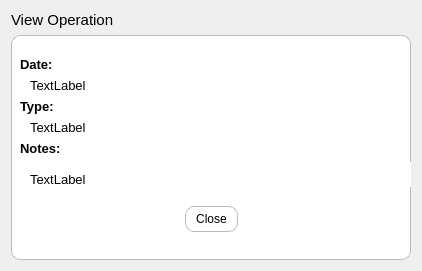
<?xml version="1.0" encoding="UTF-8"?>
<ui version="4.0">
 <class>ViewOperation</class>
 <widget class="QDialog" name="ViewOperation">
  <property name="geometry">
   <rect>
    <x>0</x>
    <y>0</y>
    <width>400</width>
    <height>271</height>
   </rect>
  </property>
  <property name="sizePolicy">
   <sizepolicy hsizetype="Fixed" vsizetype="Ignored">
    <horstretch>0</horstretch>
    <verstretch>0</verstretch>
   </sizepolicy>
  </property>
  <property name="minimumSize">
   <size>
    <width>0</width>
    <height>0</height>
   </size>
  </property>
  <property name="maximumSize">
   <size>
    <width>400</width>
    <height>16777215</height>
   </size>
  </property>
  <property name="baseSize">
   <size>
    <width>400</width>
    <height>280</height>
   </size>
  </property>
  <property name="windowTitle">
   <string>Dialog</string>
  </property>
  <property name="windowIcon">
   <iconset resource="resources.qrc">
    <normaloff>:/icons/New 32x32</normaloff>:/icons/New 32x32</iconset>
  </property>
  <property name="modal">
   <bool>true</bool>
  </property>
  <layout class="QVBoxLayout" name="verticalLayout">
   <item>
    <widget class="QLabel" name="label">
     <property name="sizePolicy">
      <sizepolicy hsizetype="Preferred" vsizetype="Fixed">
       <horstretch>0</horstretch>
       <verstretch>0</verstretch>
      </sizepolicy>
     </property>
     <property name="font">
      <font>
       <pointsize>11</pointsize>
      </font>
     </property>
     <property name="text">
      <string>View Operation</string>
     </property>
    </widget>
   </item>
   <item>
    <widget class="QWidget" name="widget" native="true">
     <property name="sizePolicy">
      <sizepolicy hsizetype="Preferred" vsizetype="Preferred">
       <horstretch>0</horstretch>
       <verstretch>0</verstretch>
      </sizepolicy>
     </property>
     <property name="minimumSize">
      <size>
       <width>400</width>
       <height>0</height>
      </size>
     </property>
     <property name="maximumSize">
      <size>
       <width>400</width>
       <height>16777215</height>
      </size>
     </property>
     <property name="styleSheet">
      <string notr="true">#widget {
	background:#ffffff;
	border-radius:9px;
	border:1px solid #bbbbbb;
}

QLabel {
	background:#ffffff;
}

QAbstractButton {
	background:#ffffff;
	border-radius:9px;
	border:1px solid #bbbbbb;
	padding:5px;
	padding-left:10px;
	padding-right:10px;
	margin-bottom:5px;
}

QAbstractButton:pressed {
	background: #444444;
	color:#ffffff;
}</string>
     </property>
     <layout class="QVBoxLayout" name="verticalLayout_3">
      <item>
       <layout class="QVBoxLayout" name="verticalLayout_2">
        <property name="bottomMargin">
         <number>0</number>
        </property>
        <item>
         <widget class="QLabel" name="label_2">
          <property name="sizePolicy">
           <sizepolicy hsizetype="Preferred" vsizetype="Fixed">
            <horstretch>0</horstretch>
            <verstretch>0</verstretch>
           </sizepolicy>
          </property>
          <property name="font">
           <font>
            <pointsize>10</pointsize>
            <weight>75</weight>
            <bold>true</bold>
           </font>
          </property>
          <property name="text">
           <string>Date:</string>
          </property>
         </widget>
        </item>
        <item>
         <widget class="QLabel" name="op_date">
          <property name="sizePolicy">
           <sizepolicy hsizetype="Preferred" vsizetype="Fixed">
            <horstretch>0</horstretch>
            <verstretch>0</verstretch>
           </sizepolicy>
          </property>
          <property name="font">
           <font>
            <pointsize>10</pointsize>
           </font>
          </property>
          <property name="text">
           <string>TextLabel</string>
          </property>
          <property name="indent">
           <number>10</number>
          </property>
         </widget>
        </item>
        <item>
         <widget class="QLabel" name="label_4">
          <property name="sizePolicy">
           <sizepolicy hsizetype="Preferred" vsizetype="Fixed">
            <horstretch>0</horstretch>
            <verstretch>0</verstretch>
           </sizepolicy>
          </property>
          <property name="font">
           <font>
            <pointsize>10</pointsize>
            <weight>75</weight>
            <bold>true</bold>
           </font>
          </property>
          <property name="text">
           <string>Type:</string>
          </property>
         </widget>
        </item>
        <item>
         <widget class="QLabel" name="op_type">
          <property name="sizePolicy">
           <sizepolicy hsizetype="Preferred" vsizetype="Fixed">
            <horstretch>0</horstretch>
            <verstretch>0</verstretch>
           </sizepolicy>
          </property>
          <property name="font">
           <font>
            <pointsize>10</pointsize>
           </font>
          </property>
          <property name="text">
           <string>TextLabel</string>
          </property>
          <property name="indent">
           <number>10</number>
          </property>
         </widget>
        </item>
        <item>
         <widget class="QLabel" name="label_6">
          <property name="sizePolicy">
           <sizepolicy hsizetype="Preferred" vsizetype="Fixed">
            <horstretch>0</horstretch>
            <verstretch>0</verstretch>
           </sizepolicy>
          </property>
          <property name="font">
           <font>
            <pointsize>10</pointsize>
            <weight>75</weight>
            <bold>true</bold>
           </font>
          </property>
          <property name="text">
           <string>Notes:</string>
          </property>
         </widget>
        </item>
        <item>
         <widget class="QLabel" name="op_notes">
          <property name="sizePolicy">
           <sizepolicy hsizetype="Fixed" vsizetype="Fixed">
            <horstretch>0</horstretch>
            <verstretch>0</verstretch>
           </sizepolicy>
          </property>
          <property name="minimumSize">
           <size>
            <width>400</width>
            <height>0</height>
           </size>
          </property>
          <property name="font">
           <font>
            <pointsize>10</pointsize>
           </font>
          </property>
          <property name="text">
           <string>TextLabel</string>
          </property>
          <property name="textFormat">
           <enum>Qt::PlainText</enum>
          </property>
          <property name="alignment">
           <set>Qt::AlignLeading|Qt::AlignLeft|Qt::AlignTop</set>
          </property>
          <property name="wordWrap">
           <bool>true</bool>
          </property>
          <property name="margin">
           <number>0</number>
          </property>
          <property name="indent">
           <number>10</number>
          </property>
         </widget>
        </item>
       </layout>
      </item>
      <item>
       <widget class="QDialogButtonBox" name="buttonBox">
        <property name="sizePolicy">
         <sizepolicy hsizetype="Preferred" vsizetype="Fixed">
          <horstretch>0</horstretch>
          <verstretch>0</verstretch>
         </sizepolicy>
        </property>
        <property name="orientation">
         <enum>Qt::Horizontal</enum>
        </property>
        <property name="standardButtons">
         <set>QDialogButtonBox::Close</set>
        </property>
        <property name="centerButtons">
         <bool>true</bool>
        </property>
       </widget>
      </item>
     </layout>
    </widget>
   </item>
  </layout>
 </widget>
 <resources>
  <include location="resources.qrc"/>
 </resources>
 <connections>
  <connection>
   <sender>buttonBox</sender>
   <signal>accepted()</signal>
   <receiver>ViewOperation</receiver>
   <slot>accept()</slot>
   <hints>
    <hint type="sourcelabel">
     <x>248</x>
     <y>254</y>
    </hint>
    <hint type="destinationlabel">
     <x>157</x>
     <y>274</y>
    </hint>
   </hints>
  </connection>
  <connection>
   <sender>buttonBox</sender>
   <signal>rejected()</signal>
   <receiver>ViewOperation</receiver>
   <slot>reject()</slot>
   <hints>
    <hint type="sourcelabel">
     <x>316</x>
     <y>260</y>
    </hint>
    <hint type="destinationlabel">
     <x>286</x>
     <y>274</y>
    </hint>
   </hints>
  </connection>
 </connections>
</ui>
